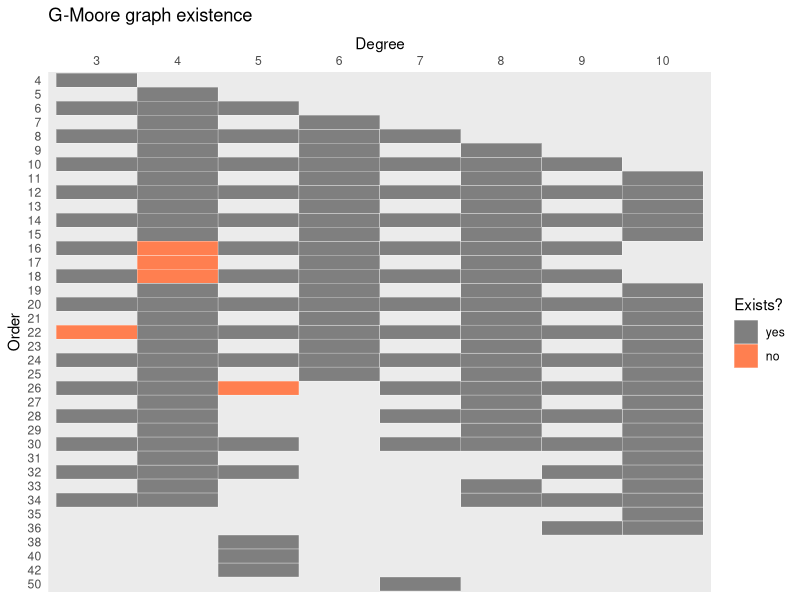

Source code (R):
library(readr)
library(dplyr)
library(tidyr)
library(ggplot2)

data <- read_csv('miner.csv') %>%
  mutate(v = ifelse(sspl == sspl_lb, 1, 0)) %>%
  select(-c(Q, R, sspl_lb, sspl, edge, node, `time`)) %>%
  mutate(n = as.factor(n), d = as.factor(d), v = as.factor(v))

gp <- ggplot(
  data,
  aes(
    d,
    ordered(n, rev(sort(unique(n)))),
    fill = v
    )
  ) +
  ggtitle('G-Moore graph existence') +
  scale_x_discrete('Degree', position = 'top') +
  scale_y_discrete('Order') +
  scale_fill_manual(
    name ='Exists?',
    values = c('grey50', 'coral'),
    #values = c('grey50', 'royalblue'),
    breaks = c(1, 0),
    labels = c('yes', 'no')
    ) +
  geom_tile(color = 'white') +
  theme(
    panel.grid = element_blank(),
    axis.line = element_blank(),
    axis.ticks = element_blank()
    )
ggsave('miner-existence.pdf', gp,
       width = 8, height = 16, units = 'cm')
